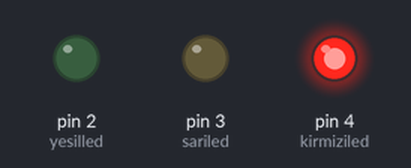
The sketch below on a simulated Arduino Uno, built with avr-gcc and run on an emulated ATmega328P. Parts: output pins drawn as LEDs (lit = HIGH).

Above: at 5.0 s.
At 15.0 s:
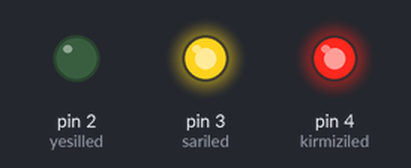
At 21.0 s:
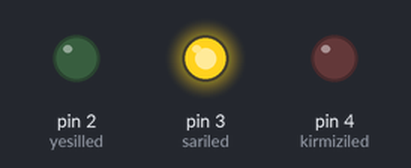
At 24.5 s:
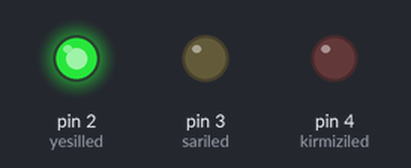
Timing chart, 0 to 35.1 s (numbered marks = the images above):
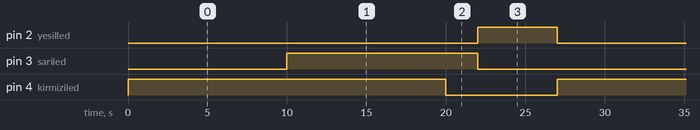

The sketch:

Trafik_i_iklari.ino
```cpp
// Muhammed ÇİÇEK tarafından hazırlandı
// Trafik işaretleri PROJESİ

int kirmiziled=4;
int sariled=3;
int yesilled=2;

void setup() {
  pinMode(kirmiziled, OUTPUT);  // ledi çıkış olarak tanımladık
  pinMode(sariled, OUTPUT);    // ledi çıkış olarak tanımladık
  pinMode(yesilled, OUTPUT);  // ledi çıkış olarak tanımladık
  }


void loop() {

    digitalWrite(kirmiziled, HIGH); // ledi yaktık
    delay(10000);
    digitalWrite(sariled, HIGH); // ledi yaktık
    delay(10000);
    digitalWrite(kirmiziled, LOW);  // ledi söndürdük
    digitalWrite(sariled, HIGH); // ledi yaktık
    delay(2000);
    digitalWrite(sariled, LOW);  // ledi söndürdük
    digitalWrite(yesilled, HIGH);  //yaktık ledleri
    delay(5000);
    digitalWrite(yesilled, LOW);  // ledi söndürdük
  }
```

Measured:
- by itself, pin 2 (yesilled): alternates HIGH for 5.0 s and LOW for 22.0 s
- by itself, pin 3 (sariled): alternates HIGH for 12.0 s and LOW for 15.0 s
- by itself, pin 4 (kirmiziled): alternates HIGH for 20.0 s and LOW for 7.0 s
